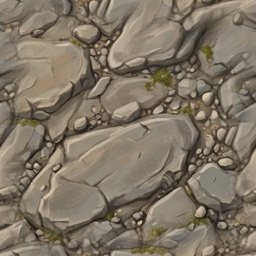
#> input picture klapperkiste/assets/karte/boden/fels.png, 256 x 256 px, given in place of ..png, which was not available
$ python -i boden.py   (imports and definitions only)
#> lines starting #> are read from the running program, lines starting #| are printed output that depends on the picture; after the words box and inside, x2 and y2 are one past the last pixel; in counts of white or black regions, pixels touching at a corner belong together; pictures that were not available may be replaced by others from this repository, and a replacement may not be noted
#> in flaeche, k is the input picture: PIL image 256x256 RGB; mean R, G, B 128, 117, 101
"""Boden-Texturen für die Karte nahtlos machen und als Probe zeigen.

Bildgeneratoren liefern „nahtlose“ Texturen oft schon als 2 × 2-Wiederholung
oder mit leichten Kanten. Das Werkzeug findet die Wiederholung, schneidet genau
eine Kachel heraus, blendet die Ränder weich über (damit sich die Kachel ohne
Kante wiederholt) und rechnet sie auf den Kartenmaßstab um (32 px pro Meter).

Aufruf:
  python klapperkiste/tools/boden.py kachel EINGABE NAME [--meter 8] [--ohne-erde]
  python klapperkiste/tools/boden.py probe NAME [ausgabe.png]
  python klapperkiste/tools/boden.py flaeche gras_ruhig gras --ausgabe probe.png [--meter 32]

Ergebnis: assets/karte/boden/NAME.png
"""

from __future__ import annotations

import argparse
import json
import os
import random
import sys

from PIL import Image, ImageChops, ImageDraw, ImageEnhance, ImageFilter, ImageMath, ImageStat

ROOT = os.path.abspath(os.path.join(os.path.dirname(__file__), ".."))
BODEN_DIR = os.path.join(ROOT, "assets", "karte", "boden")
PX_PRO_M = 32
UEBERGANG = 0.08  # Anteil der Kachel, über den die Ränder ineinander geblendet werden


def eigenschaften(name: str) -> dict:
    """Eigenschaften eines Bodens aus assets/karte/boden/boden.json (z. B. gerichtet)."""
    pfad = os.path.join(BODEN_DIR, "boden.json")
    if not os.path.exists(pfad):
        return {}
    with open(pfad, encoding="utf-8") as f:
        return json.load(f).get(name, {})


# [106 lines left out: functions periode, ausgleichen, nahtlos, erde_weg, kachel, probe, not called in this run]


def _kachelflaeche(k: Image.Image, groesse: int) -> Image.Image:
#> called with groesse = 1024
    flaeche = Image.new("RGB", (groesse, groesse))
#> flaeche: PIL image 1024x1024 RGB; every value is 0
    for y in range(0, groesse, k.height):
        for x in range(0, groesse, k.width):
            flaeche.paste(k, (x, y))
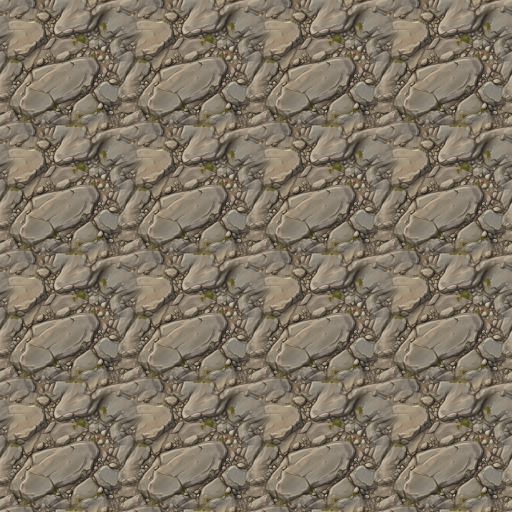
#> flaeche: PIL image 1024x1024 RGB (shown at 1/2 size); mean R, G, B 128, 117, 101
    return flaeche


def _stempeln(flaeche: Image.Image, k: Image.Image, anzahl: int, rnd: random.Random,
              gerichtet: bool = False) -> None:
    """Gedrehte Ausschnitte der Kachel mit weichem Rand verstreut aufstempeln.
    Bricht die sichtbare Wiederholung auf, ohne Kanten zu erzeugen. Gerichtete
    Texturen (Pinselstriche in eine Richtung) nur um 180° drehen, nie spiegeln."""
#> called with anzahl = 64, gerichtet = False
    gross = _kachelflaeche(k, k.width * 2)
#> call 2 of _kachelflaeche, with groesse = 512
#> in _kachelflaeche (call 2), `flaeche = Image.new("RGB", (groesse, groesse))`: flaeche: PIL image 512x512 RGB; every value is 0
#> after the loop in _kachelflaeche (call 2), `for y in range(0, groesse, k.height):`:
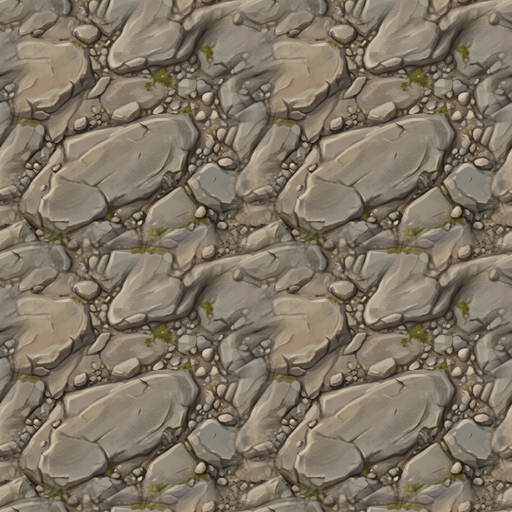
#> flaeche: PIL image 512x512 RGB; mean R, G, B 128, 117, 101
    r = k.width // 2
#> r = 128
    maske = Image.new("L", (2 * r, 2 * r), 0)
#> maske: PIL image 256x256 L; every value is 0
    ImageDraw.Draw(maske).ellipse((r * 0.25, r * 0.25, r * 1.75, r * 1.75), fill=255)
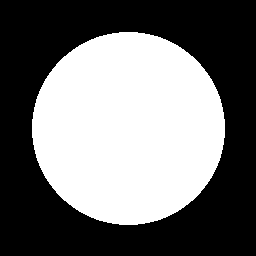
#> maske: PIL image 256x256 L; 44.6% white; 1 white region, box (x1, y1, x2, y2) and area: (32, 32, 225, 225) 29233
    maske = maske.filter(ImageFilter.GaussianBlur(r * 0.25))
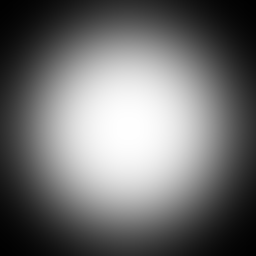
#> maske: PIL image 256x256 L; min 1, max 254, mean 110.9
    for _ in range(anzahl):
        x0, y0 = rnd.randrange(k.width), rnd.randrange(k.height)
        stueck = gross.crop((x0, y0, x0 + 2 * r, y0 + 2 * r))
        stueck = stueck.rotate(180 if gerichtet else rnd.choice((90, 180, 270)))
        if not gerichtet and rnd.random() < 0.5:
            stueck = stueck.transpose(Image.FLIP_LEFT_RIGHT)
        ziel = (rnd.randrange(-r, flaeche.width - r), rnd.randrange(-r, flaeche.height - r))
        flaeche.paste(stueck, ziel, maske)
#> this loop made 64 passes
#> pass 1, in _stempeln, `stueck = stueck.transpose(Image.FLIP_LEFT_RIGHT)`:
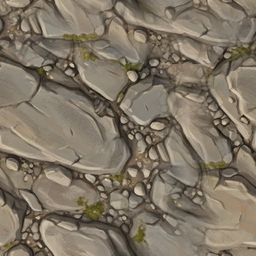
#> stueck: PIL image 256x256 RGB; mean R, G, B 128, 117, 101
#> after the loop:
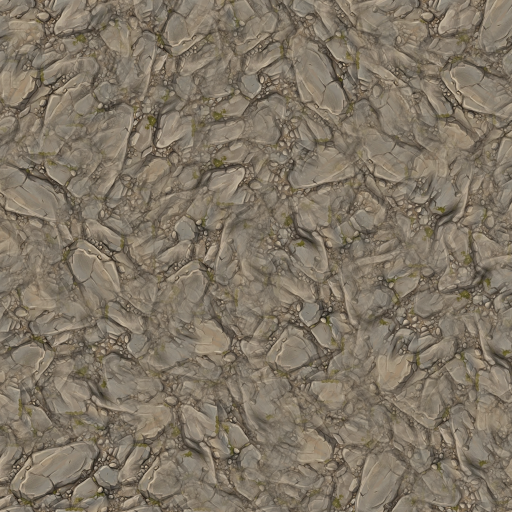
#> flaeche: PIL image 1024x1024 RGB (shown at 1/2 size); mean R, G, B 128.1, 117.1, 101.1
#> after the loop:
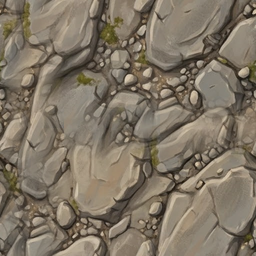
#> stueck: PIL image 256x256 RGB; mean R, G, B 128, 117, 101
#> pass 3 of the loop in flaeche, `for name in namen:`:
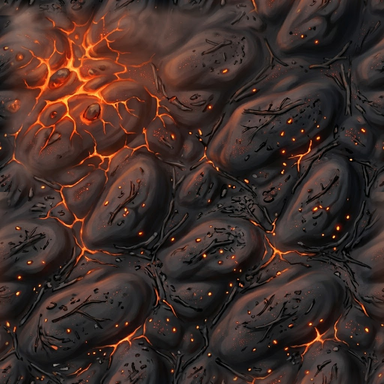
#> input picture klapperkiste/assets/karte/boden/glut.png, 384 x 384 px, given in place of .png, which was not available
#> in flaeche, k is the input picture: PIL image 384x384 RGB; mean R, G, B 64.5, 45.8, 40.7
#> after the loop in _kachelflaeche (call 6), `for y in range(0, groesse, k.height):`:
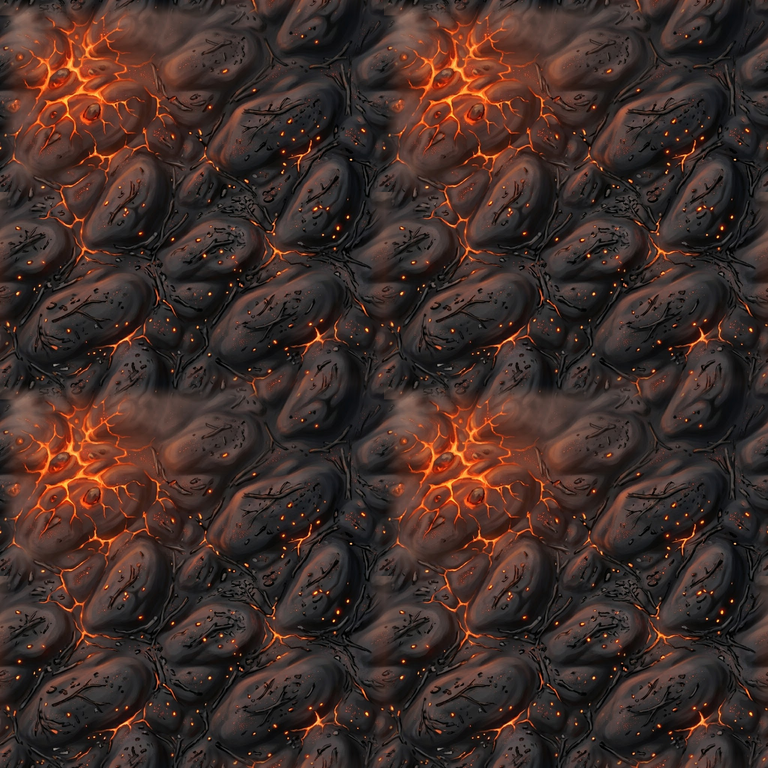
#> flaeche: PIL image 768x768 RGB; mean R, G, B 64.5, 45.8, 40.7
#> r = 192
#> the loop in _stempeln (call 3), `for _ in range(anzahl):` made 64 passes
#> (x0, y0, ziel) on passes 1 to 8: (17, 196, (449, 74)), (133, 194, (430, 0)), (217, 125, (484, 501)), (260, 200, (73, 726)), (268, 286, (-131, 404)), (380, 80, (472, 7)), (209, 176, (-103, 423)), (333, 273, (460, 530))
#> after the loop in _stempeln (call 3), `for _ in range(anzahl):`:
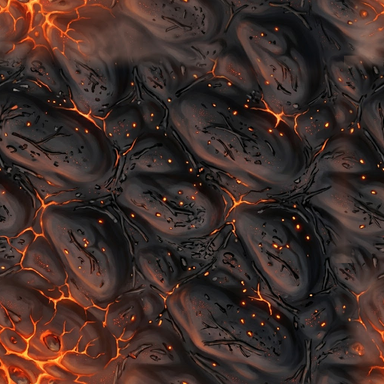
#> stueck: PIL image 384x384 RGB; mean R, G, B 64.5, 45.8, 40.7
#> the loop made 5 passes; the first 3 are shown


# [9 lines left out: function _rauschen, not called in this run]


def flaeche(namen: list[str], meter: int = 32, seed: int = 1, auto: str | None = None) -> Image.Image:
    """Fläche aus einem oder zwei Böden: verstreut gedreht gegen Wiederholung,
    bei zwei Böden über eine weiche Rauschmaske gemischt."""
    rnd = random.Random(seed)
    groesse = meter * PX_PRO_M
    lagen = []
    for name in namen:
#> (the run stopped early here; a loop or call above may not have finished)
